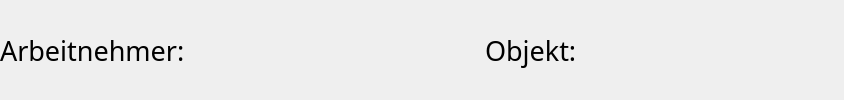
       <widget class="QWidget" name="gridWidget_2" native="true">
        <property name="sizePolicy">
         <sizepolicy hsizetype="Preferred" vsizetype="Maximum">
          <horstretch>0</horstretch>
          <verstretch>0</verstretch>
         </sizepolicy>
        </property>
        <property name="styleSheet">
         <string notr="true">margin: 15px 0;</string>
        </property>
        <layout class="QHBoxLayout" name="horizontalLayout">
         <property name="spacing">
          <number>20</number>
         </property>
         <property name="leftMargin">
          <number>0</number>
         </property>
         <property name="topMargin">
          <number>0</number>
         </property>
         <property name="rightMargin">
          <number>0</number>
         </property>
         <property name="bottomMargin">
          <number>0</number>
         </property>
         <item>
          <widget class="QLabel" name="label_92">
           <property name="sizePolicy">
            <sizepolicy hsizetype="Preferred" vsizetype="Preferred">
             <horstretch>0</horstretch>
             <verstretch>1</verstretch>
            </sizepolicy>
           </property>
           <property name="maximumSize">
            <size>
             <width>16777215</width>
             <height>16777215</height>
            </size>
           </property>
           <property name="font">
            <font>
             <family>Times New Roman,Times,serif</family>
             <pointsize>20</pointsize>
            </font>
           </property>
           <property name="styleSheet">
            <string notr="true"/>
           </property>
           <property name="text">
            <string>Arbeitnehmer:</string>
           </property>
           <property name="alignment">
            <set>Qt::AlignJustify|Qt::AlignVCenter</set>
           </property>
          </widget>
         </item>
         <item>
          <widget class="EditableLine" name="WorkerPH" native="true">
           <property name="minimumSize">
            <size>
             <width>200</width>
             <height>0</height>
            </size>
           </property>
           <property name="font">
            <font>
             <family>Times New Roman,Times,serif</family>
             <pointsize>20</pointsize>
            </font>
           </property>
           <property name="styleSheet">
            <string notr="true">QLabel{min-width: 300px;}</string>
           </property>
          </widget>
         </item>
         <item>
          <spacer name="horizontalSpacer_4">
           <property name="orientation">
            <enum>Qt::Horizontal</enum>
           </property>
           <property name="sizeType">
            <enum>QSizePolicy::Fixed</enum>
           </property>
           <property name="sizeHint" stdset="0">
            <size>
             <width>60</width>
             <height>0</height>
            </size>
           </property>
          </spacer>
         </item>
         <item>
          <widget class="QLabel" name="label_94">
           <property name="sizePolicy">
            <sizepolicy hsizetype="Preferred" vsizetype="Preferred">
             <horstretch>0</horstretch>
             <verstretch>1</verstretch>
            </sizepolicy>
           </property>
           <property name="maximumSize">
            <size>
             <width>16777215</width>
             <height>16777215</height>
            </size>
           </property>
           <property name="font">
            <font>
             <family>Times New Roman,Times,serif</family>
             <pointsize>20</pointsize>
            </font>
           </property>
           <property name="styleSheet">
            <string notr="true"/>
           </property>
           <property name="text">
            <string>Objekt: </string>
           </property>
           <property name="alignment">
            <set>Qt::AlignJustify|Qt::AlignVCenter</set>
           </property>
          </widget>
         </item>
         <item>
          <widget class="EditableLine" name="FacilityPH" native="true">
           <property name="minimumSize">
            <size>
             <width>200</width>
             <height>0</height>
            </size>
           </property>
           <property name="font">
            <font>
             <family>Times New Roman,Times,serif</family>
             <pointsize>20</pointsize>
            </font>
           </property>
           <property name="styleSheet">
            <string notr="true">QLabel{min-width: 300px;}</string>
           </property>
          </widget>
         </item>
         <item>
          <spacer name="horizontalSpacer_3">
           <property name="orientation">
            <enum>Qt::Horizontal</enum>
           </property>
           <property name="sizeHint" stdset="0">
            <size>
             <width>40</width>
             <height>20</height>
            </size>
           </property>
          </spacer>
         </item>
        </layout>
       </widget>
